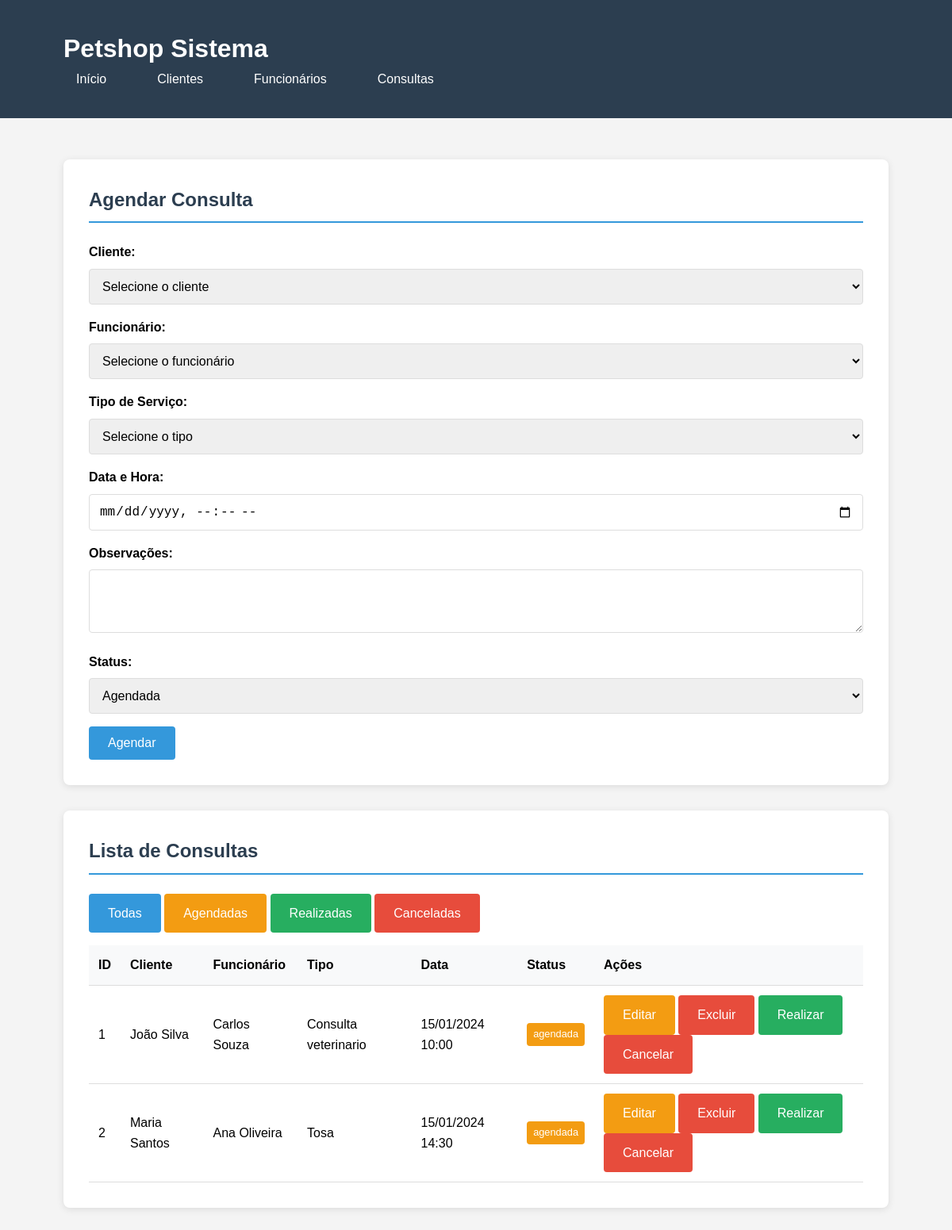
Screenshot of /consultas.php?filter=agendada with the database file from the repository.
### tables this page shows
CREATE TABLE consultas (
    id INT AUTO_INCREMENT PRIMARY KEY,
    id_cliente INT NOT NULL,
    id_funcionario INT NOT NULL,
    tipo ENUM('banho', 'tosa', 'consulta veterinario') NOT NULL,
    data_consulta DATETIME NOT NULL,
    observacoes TEXT,
    status ENUM('agendada', 'realizada', 'cancelada') DEFAULT 'agendada',
    data_cadastro TIMESTAMP DEFAULT CURRENT_TIMESTAMP,
    FOREIGN KEY (id_cliente) REFERENCES clientes(id) ON DELETE CASCADE,
    FOREIGN KEY (id_funcionario) REFERENCES funcionarios(id) ON DELETE CASCADE
);

CREATE TABLE clientes (
    id INT AUTO_INCREMENT PRIMARY KEY,
    nome VARCHAR(100) NOT NULL,
    cep VARCHAR(10) NOT NULL,
    email VARCHAR(100) NOT NULL,
    telefone VARCHAR(20) NOT NULL,
    data_cadastro TIMESTAMP DEFAULT CURRENT_TIMESTAMP
);

CREATE TABLE funcionarios (
    id INT AUTO_INCREMENT PRIMARY KEY,
    nome VARCHAR(100) NOT NULL,
    funcao VARCHAR(50) NOT NULL,
    data_cadastro TIMESTAMP DEFAULT CURRENT_TIMESTAMP
);

### consulta.php (called while the page is built, shortened)
<?php
class Consulta
{
    private $conn;
    private $table_name = "consultas";
    public function __construct($db)
    {
        $this->conn = $db;
    }
    public function lerPorStatus($status)
    {
        $query = "SELECT c.*, cli.nome as cliente_nome, func.nome as funcionario_nome
                  FROM " . $this->table_name . " c
                  LEFT JOIN clientes cli ON c.id_cliente = cli.id
                  LEFT JOIN funcionarios func ON c.id_funcionario = func.id
                  WHERE c.status = ?
                  ORDER BY c.data_consulta ASC";
        $stmt = $this->conn->prepare($query);
        $stmt->bindParam(1, $status);
        $stmt->execute();
        return $stmt;
    }
}

### consultas.php (the view, shortened to what this page needs)
<?php
include 'consulta.php';
include 'funcionario.php';
$database = new Database();
$db = $database->getConnection();
$consulta = new Consulta($db);
$consulta_edicao = null;
?>
<!DOCTYPE html>
<html lang="pt-br">
<head>
    <link rel="stylesheet" href="style.css">
</head>
<body>
    <div class="header">
        <div class="container">
            <h1>Petshop Sistema</h1>
            <ul class="nav-menu">
                <li><a href="index.php">Início</a></li>
                <li><a href="clientes.php">Clientes</a></li>
                <li><a href="funcionarios.php">Funcionários</a></li>
                <li><a href="consultas.php">Consultas</a></li>
            </ul>
        </div>
    </div>
    <div class="container">
        <div class="card">
            <h2 class="section-title"><?php echo $consulta_edicao ? 'Editar' : 'Agendar'; ?> Consulta</h2>
            <form method="POST">
                <div class="form-group">
                    <label>Cliente:</label>
                    <select name="id_cliente" class="form-control" required>
                        <option value="">Selecione o cliente</option>
                    </select>
                </div>
                <div class="form-group">
                    <label>Funcionário:</label>
                    <select name="id_funcionario" class="form-control" required>
                        <option value="">Selecione o funcionário</option>
                    </select>
                </div>
                <div class="form-group">
                    <label>Tipo de Serviço:</label>
                    <select name="tipo" class="form-control" required>
                        <option value="">Selecione o tipo</option>
                    </select>
                </div>
                <div class="form-group">
                    <label>Data e Hora:</label>
                    <input type="datetime-local" name="data_consulta" class="form-control"
                        value="<?php echo $consulta_edicao ? str_replace(' ', 'T', substr($consulta_edicao->data_consulta, 0, 16)) : ''; ?>" required>
                </div>
                <div class="form-group">
                    <label>Observações:</label>
                    <textarea name="observacoes" class="form-control" rows="3"><?php echo $consulta_edicao ? $consulta_edicao->observacoes : ''; ?></textarea>
                </div>
                <div class="form-group">
                    <label>Status:</label>
                    <select name="status" class="form-control" required>
                        <option value="agendada" <?php echo ($consulta_edicao && $consulta_edicao->status == 'agendada') ? 'selected' : ''; ?>>Agendada</option>
                    </select>
                </div>
                <button type="submit" class="btn btn-primary">
                    <?php echo $consulta_edicao ? 'Atualizar' : 'Agendar'; ?>
                </button>
            </form>
        </div>
        <div class="card">
            <h2 class="section-title">Lista de Consultas</h2>
            <div style="margin-bottom: 1rem;">
                <a href="consultas.php" class="btn btn-primary">Todas</a>
                <a href="consultas.php?filter=agendada" class="btn btn-warning">Agendadas</a>
                <a href="consultas.php?filter=realizada" class="btn btn-success">Realizadas</a>
                <a href="consultas.php?filter=cancelada" class="btn btn-danger">Canceladas</a>
            </div>
            <table class="table">
                <thead>
                    <tr>
                        <th>ID</th>
                        <th>Cliente</th>
                        <th>Funcionário</th>
                        <th>Tipo</th>
                        <th>Data</th>
                        <th>Status</th>
                        <th>Ações</th>
                    </tr>
                </thead>
                <tbody>
                    <?php
                    if (isset($_GET['filter'])) {
                        $stmt = $consulta->lerPorStatus($_GET['filter']);
                    } else {
                        $stmt = $consulta->ler();
                    }
                    if ($stmt->rowCount() > 0) {
                        while ($row = $stmt->fetch(PDO::FETCH_ASSOC)) {
                            extract($row);
                            $data_consulta = date('d/m/Y H:i', strtotime($data_consulta));
                            $status_class = '';
                            switch ($status) {
                                case 'agendada':
                                    $status_class = 'btn-warning';
                                    break;
                            }
                            echo "<tr>";
                            echo "<td>{$id}</td>";
                            echo "<td>{$cliente_nome}</td>";
                            echo "<td>{$funcionario_nome}</td>";
                            echo "<td>" . ucfirst($tipo) . "</td>";
                            echo "<td>{$data_consulta}</td>";
                            echo "<td><span class='btn {$status_class}' style='padding: 0.25rem 0.5rem; font-size: 0.8rem;'>{$status}</span></td>";
                            echo "<td>";
                            echo "<a href='consultas.php?editar={$id}' class='btn btn-warning'>Editar</a> ";
                            echo "<a href='consultas.php?excluir={$id}' class='btn btn-danger' onclick='return confirmarExclusao()'>Excluir</a> ";
                            if ($status == 'agendada') {
                                echo "<a href='consultas.php?id={$id}&status=realizada' class='btn btn-success'>Realizar</a> ";
                                echo "<a href='consultas.php?id={$id}&status=cancelada' class='btn btn-danger'>Cancelar</a>";
                            }
                            echo "</td>";
                            echo "</tr>";
                        }
                    } else {
                        echo "<tr><td colspan='7'>Nenhuma consulta encontrada.</td></tr>";
                    }
                    ?>
                </tbody>
            </table>
        </div>
    </div>
</body>
</html>

### style.css (style rules this page uses)
* { margin: 0; padding: 0; box-sizing: border-box; }
body { font-family: 'Arial', sans-serif; background-color: #f4f4f4; line-height: 1.6; }
.container { width: 90%; max-width: 1200px; margin: 0 auto; padding: 20px; }
.header { background: #2c3e50; color: white; padding: 1rem 0; margin-bottom: 2rem; }
.nav-menu { display: flex; list-style: none; gap: 2rem; }
.nav-menu a { color: white; text-decoration: none; padding: 0.5rem 1rem; border-radius: 4px; transition: background 0.3s; }
.card { background: white; border-radius: 8px; padding: 2rem; margin-bottom: 2rem; box-shadow: 0 2px 10px rgba(0,0,0,0.1); }
.form-group { margin-bottom: 1rem; }
.form-group label { display: block; margin-bottom: 0.5rem; font-weight: bold; }
.form-control { width: 100%; padding: 0.75rem; border: 1px solid #ddd; border-radius: 4px; font-size: 1rem; }
.btn { padding: 0.75rem 1.5rem; border: none; border-radius: 4px; cursor: pointer; font-size: 1rem; text-decoration: none; display: inline-block; text-align: center; }
.btn-primary { background: #3498db; color: white; }
.btn-success { background: #27ae60; color: white; }
.btn-warning { background: #f39c12; color: white; }
.btn-danger { background: #e74c3c; color: white; }
.table { width: 100%; border-collapse: collapse; margin-top: 1rem; }
.table th, .table td { padding: 0.75rem; text-align: left; border-bottom: 1px solid #ddd; }
.table th { background: #f8f9fa; font-weight: bold; }
.section-title { margin-bottom: 1.5rem; color: #2c3e50; border-bottom: 2px solid #3498db; padding-bottom: 0.5rem; }
.table td { vertical-align: middle; }

### rows the page displays
consultas: id "1", id_cliente.nome "João Silva", id_funcionario.nome "Carlos Souza", tipo "Consulta veterinario", data_consulta "15/01/2024 10:00", status "agendada"
consultas: id "2", id_cliente.nome "Maria Santos", id_funcionario.nome "Ana Oliveira", tipo "Tosa", data_consulta "15/01/2024 14:30", status "agendada"
